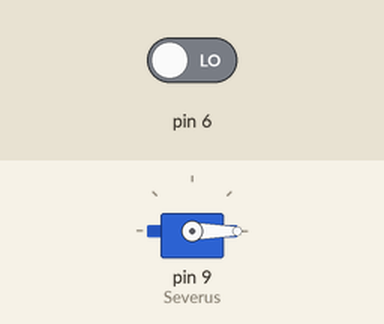
Simulated run of this sketch. Board: Arduino Uno, built with avr-gcc and run on an emulated ATmega328P. Parts: servo. Inputs (shaded band) come from the test bench; at power-on: pin 6 LOW.

Above: at 1.8 s.
1.9 s: pin 6 driven HIGH
At 3.2 s:
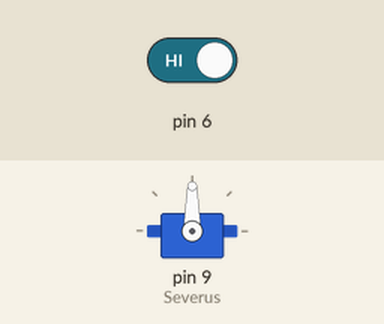
3.5 s: pin 6 driven LOW
At 4.5 s:
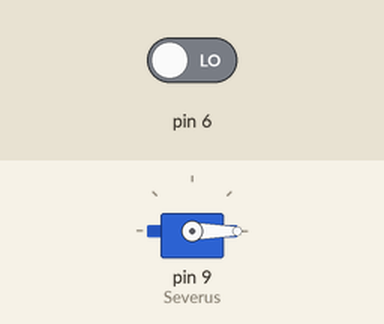
Timing chart, 0 to 6.5 s (numbered marks = the images above; inputs shaded):
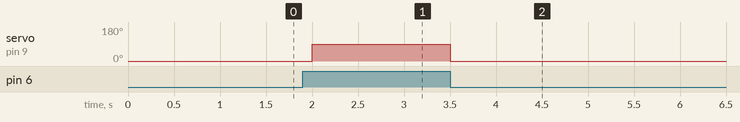

Measured:
- after the input at 1.9 s, servo on pin 9 (Severus): 0° → 90° after 0.10 s
- after the input at 3.5 s, servo on pin 9 (Severus): 90° → 0° at once

The sketch:

Servo.ino
```cpp
#include<Servo.h>
Servo Severus;

void setup() {
  pinMode(9,OUTPUT);
  pinMode(6, INPUT);
  Severus.attach(9);
  Severus.write(0);
}

void loop() {
  if(digitalRead(6) == 1){
    Severus.write(90);
    delay(500);
  } else {
    Severus.write(0);
    delay(500);
  }
}
```
